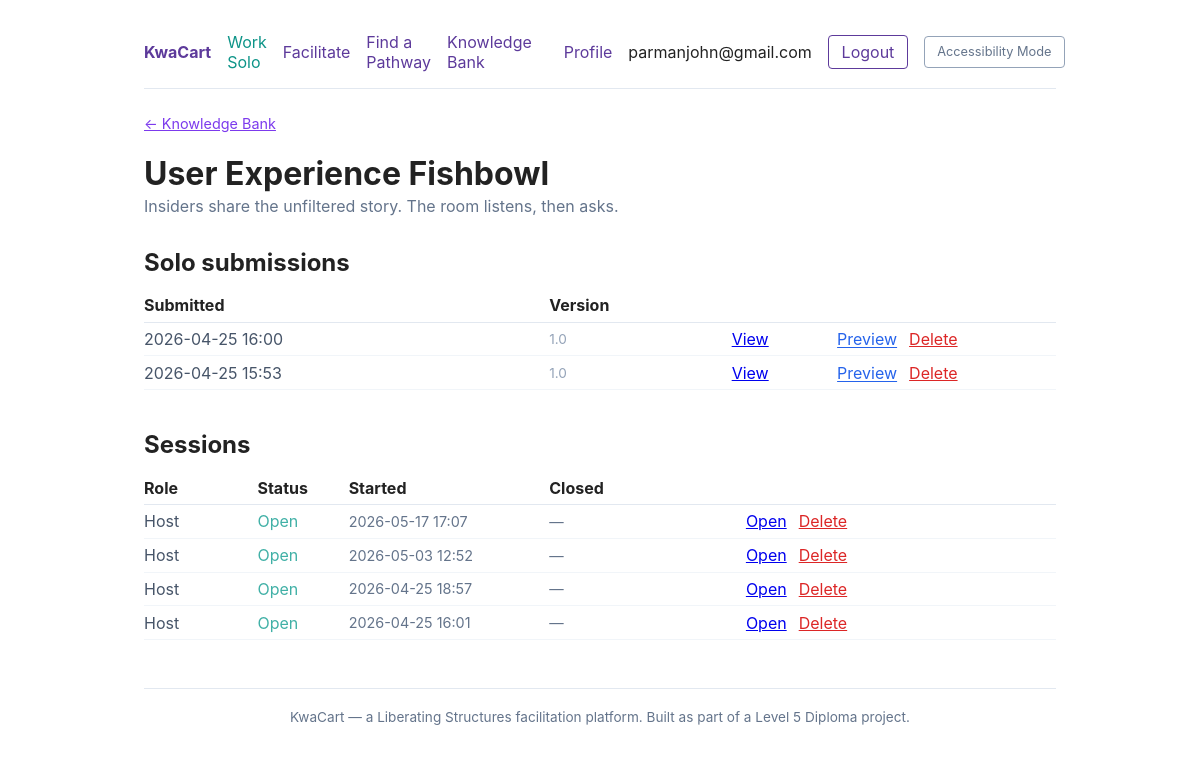
The page /archive/knowledge-bank/user-experience-fishbowl/ (signed in) on the database its author committed.
### accounts/models.py (models this page shows, shortened)
class User(AbstractUser):
    email = models.EmailField(unique=True)
    username = models.CharField(max_length=150, unique=False, blank=True, null=True)
    USERNAME_FIELD = 'email'
    REQUIRED_FIELDS = []
    objects = UserManager()

### archive/models.py (models this page shows, shortened)
class ToolInstance(models.Model):
    user = models.ForeignKey(
        settings.AUTH_USER_MODEL,
        on_delete=models.CASCADE,
        related_name='tool_instances',
        null=True,
        blank=True,
        help_text='Null for unauthenticated guest participants.',
    )
    guest_name = models.CharField(
        max_length=100,
        blank=True,
        help_text='Display name entered by a guest participant (user is null).',
    )
    session = models.ForeignKey(
        ToolSession,
        on_delete=models.CASCADE,
        related_name='instances',
        null=True,
        blank=True,
        help_text='Set when this instance is part of a collaborative session.',
    )
    tool_slug = models.CharField(max_length=100)
    tool_version = models.CharField(max_length=20)
    STATUS_CHOICES = [
        ('draft', 'Draft'),
        ('archived', 'Archived'),
    ]
    status = models.CharField(max_length=10, choices=STATUS_CHOICES, default='draft')
    payload_input = models.JSONField(default=dict, help_text='The raw user inputs.')
    payload_output = models.JSONField(
        default=dict, null=True, blank=True, help_text="The tool's result."
    )
    html_file = models.FileField(upload_to='archives/html/', null=True, blank=True, max_length=500)
    md_file = models.FileField(upload_to='archives/md/', null=True, blank=True, max_length=500)
    rtf_file = models.FileField(upload_to='archives/rtf/', null=True, blank=True, max_length=500)
    attachments = models.JSONField(
        default=list,
        blank=True,
        help_text=(
            'Multimedia attachments added by this participant (audio clips, '
            'symbol-board images, etc.). Each entry is a dict with keys: '
            'type ("audio" | "image"), url (Cloudinary secure_url), '
            'public_id, name.'
        ),
    )
    composing_heartbeat_at = models.DateTimeField(
        null=True, blank=True,
        help_text=(
            'Set by session_mark_composing when an AAC user signals they are '
            'composing in external software. Expires after 15 seconds of inactivity.'
        ),
    )
    created_at = models.DateTimeField(auto_now_add=True)
    updated_at = models.DateTimeField(auto_now=True)
    submitted_at = models.DateTimeField(null=True, blank=True)
    class Meta:
        ordering = ['-updated_at']
        constraints = [
            models.UniqueConstraint(
                fields=['session', 'user'],
                name='unique_session_user_instance',
                condition=models.Q(session__isnull=False),
            ),
        ]

class ToolSession(models.Model):
    STATUS_CHOICES = [
        ('open', 'Open'),
        ('closed', 'Closed'),
    ]
    id = models.UUIDField(primary_key=True, default=uuid.uuid4, editable=False)
    host = models.ForeignKey(
        settings.AUTH_USER_MODEL,
        on_delete=models.CASCADE,
        related_name='hosted_sessions',
    )
    tool_slug = models.CharField(max_length=100)
    tool_version = models.CharField(max_length=20)
    status = models.CharField(max_length=10, choices=STATUS_CHOICES, default='open')
    created_at = models.DateTimeField(auto_now_add=True)
    closed_at = models.DateTimeField(null=True, blank=True)
    timer_started_at = models.DateTimeField(
        null=True, blank=True,
        help_text='Set when the host starts the phase timer so all clients stay in sync.',
    )
    timer_paused_at = models.DateTimeField(
        null=True, blank=True,
        help_text='Set when the host pauses the timer; cleared on resume or reset.',
    )
    timer_elapsed_before_pause = models.FloatField(
        default=0,
        help_text='Cumulative elapsed seconds before the current (or last) pause.',
    )
    pause_reminder_threshold_sec = models.IntegerField(
        default=300,
        null=True,
        blank=True,
        help_text=(
            'How many seconds of pause before a long-pause reminder appears. '
            'Null disables the reminder entirely. Default is 300 (5 minutes).'
        ),
    )
    inclusive_pacing = models.BooleanField(
        default=False,
        help_text=(
            'When true, participants see an option to activate a personal '
            'extended countdown at inclusive_pacing_multiplier × the group time.'
        ),
    )
    inclusive_pacing_multiplier = models.IntegerField(
        default=3,
        choices=[(3, '3×'), (5, '5×')],
        help_text='Time multiplier offered to participants when inclusive pacing is active.',
    )
    verbal_breakout_active = models.BooleanField(
        default=False,
        help_text=(
            'When true, the host has signalled the room to start a verbal '
            'breakout. Non-composing participants are prompted to join the '
            'discussion; AAC-composing participants are reassured their '
            'digital submission window remains open.'
        ),
    )
    guest_token = models.UUIDField(
        default=uuid.uuid4,
        help_text=(
            'Token embedded in the guest QR code URL. '
            'Anyone with this token can join as an unauthenticated guest.'
        ),
    )
    pairing_code = models.CharField(
        max_length=3,
        blank=True,
        db_index=True,
        help_text=(
            'Three-digit companion-pairing code displayed alongside the QR code. '
            'Valid while the session is open; cleared on close.'
        ),
    )
    md_file = models.FileField(upload_to='archives/md/', null=True, blank=True, max_length=500)
    rtf_file = models.FileField(upload_to='archives/rtf/', null=True, blank=True, max_length=500)
    class Meta:
        ordering = ['-created_at']

### archive/views.py (the view)
# urls.py: path('knowledge-bank/<slug:tool_slug>/', KnowledgeBankToolView.as_view(), name='knowledge_bank_tool'),
class KnowledgeBankToolView(LoginRequiredMixin, TemplateView):
    template_name = 'archive/knowledge_bank_tool.html'
    def get_context_data(self, **kwargs):
        ctx = super().get_context_data(**kwargs)
        user = self.request.user
        tool_slug = self.kwargs['tool_slug']
        meta = get_tool_metadata(tool_slug) or {}
        ctx['tool_slug'] = tool_slug
        ctx['tool_title'] = meta.get('title') or tool_slug.replace('-', ' ').title()
        ctx['tool_tagline'] = meta.get('tagline', '')
        ctx['records'] = ToolInstance.objects.filter(
            user=user,
            status='archived',
            session__isnull=True,
            tool_slug=tool_slug,
        ).order_by('-submitted_at')
        ctx['sessions'] = (
            ToolSession.objects
            .filter(Q(host=user) | Q(instances__user=user), tool_slug=tool_slug)
            .distinct()
            .order_by('-created_at')
        )
        ctx['user'] = user
        return ctx

### tools/utils.py (called while the page is built)
def _normalize_meta(slug, meta):
    if meta is None:
        return None
    m = dict(meta)
    m['slug'] = slug
    m.setdefault('how', m.get('how_to', ''))
    m.setdefault('how_to', m.get('how', ''))
    m.setdefault('what', '')
    m.setdefault('why', '')
    m.setdefault('tagline', '')
    m.setdefault('show_canvas', False)
    m.setdefault('phases', None)
    return m

def get_tool_metadata(slug):
    return _normalize_meta(slug, TOOL_CATALOG.get(slug))

### templates/archive/knowledge_bank_tool.html (shortened to what this page needs)
{% extends "base.html" %}
{% load static %}
{% block extra_css %}
<link rel="stylesheet" href="{% static 'css/archive_md_preview.css' %}">
{% endblock %}
{% block content %}
<p style="margin-bottom:0.5rem;">
    <a href="{% url 'archive:knowledge_bank' %}" style="color:#7c3aed; font-size:0.9rem;">
        &larr; Knowledge Bank
    </a>
</p>
<h1 style="margin-bottom:0.15rem;">{{ tool_title }}</h1>
{% if tool_tagline %}
<p style="color:#64748b; margin-top:0; margin-bottom:2rem;">{{ tool_tagline }}</p>
{% endif %}
<h2 style="margin-top:1.5rem; margin-bottom:0.75rem;">Solo submissions</h2>
{% if records %}
<table style="width:100%; border-collapse:collapse; table-layout:fixed;">
    <colgroup>
        <col style="width:44%"><col style="width:20%"><col style="width:12%"><col style="width:24%">
    </colgroup>
    <thead>
        <tr style="text-align:left; border-bottom:1px solid #e2e8f0;">
            <th style="padding:0.4rem 0.25rem 0.4rem 0;">Submitted</th>
            <th style="padding:0.4rem 0.25rem;">Version</th>
            <th></th>
            <th></th>
        </tr>
    </thead>
    <tbody>
        {% for r in records %}
        <tr style="border-bottom:1px solid #f1f5f9;">
            <td style="padding:0.4rem 0.25rem 0.4rem 0; color:#475569;">
                {{ r.submitted_at|date:"Y-m-d H:i" }}
            </td>
            <td style="padding:0.4rem 0.25rem; color:#94a3b8; font-size:0.85rem;">
                {{ r.tool_version }}
            </td>
            <td style="padding:0.4rem 0.25rem;">
                <a href="{% url 'archive:detail' r.id %}">View</a>
            </td>
            <td style="padding:0.4rem 0; display:flex; gap:0.75rem; align-items:center; flex-wrap:wrap;">
                {% if r.md_file %}
                <button type="button" class="mdv-preview-btn"
                        data-preview-url="{% url 'archive:md_preview' r.id %}"
                        data-download-url="{% url 'archive:download' r.id 'md' %}"
                        data-title="{{ tool_title }} &mdash; {{ r.submitted_at|date:'Y-m-d' }}">
                    Preview
                </button>
                {% endif %}
                <form method="post" action="{% url 'archive:delete' r.id %}"
                      onsubmit="return confirm('Permanently delete this record?')">
                    <button type="submit"
                            style="background:none; border:none; padding:0; cursor:pointer;
                                   color:#dc2626; font-size:inherit; font-family:inherit;
                                   text-decoration:underline;">
                        Delete
                    </button>
                </form>
            </td>
        </tr>
        {% endfor %}
    </tbody>
</table>
{% else %}
<p style="color:#94a3b8;">No solo submissions for this tool yet.</p>
{% endif %}
<h2 style="margin-top:2.5rem; margin-bottom:0.75rem;">Sessions</h2>
{% if sessions %}
<table style="width:100%; border-collapse:collapse; table-layout:fixed;">
    <colgroup>
        <col style="width:12%"><col style="width:10%">
        <col style="width:22%"><col style="width:22%"><col style="width:34%">
    </colgroup>
    <thead>
        <tr style="text-align:left; border-bottom:1px solid #e2e8f0;">
            <th style="padding:0.4rem 0.25rem 0.4rem 0;">Role</th>
            <th style="padding:0.4rem 0.25rem;">Status</th>
            <th style="padding:0.4rem 0.25rem;">Started</th>
            <th style="padding:0.4rem 0.25rem;">Closed</th>
            <th style="padding:0.4rem 0;"></th>
        </tr>
    </thead>
    <tbody>
        {% for s in sessions %}
        <tr style="border-bottom:1px solid #f1f5f9;">
            <td style="padding:0.4rem 0.25rem 0.4rem 0; color:#475569;">
                {% if s.host_id == user.id %}Host{% else %}Participant{% endif %}
            </td>
            <td style="padding:0.4rem 0.25rem;">
                {% if s.status == 'open' %}
                    <span style="color:#40B0A6;">Open</span>
                {% else %}
                    <span style="color:#94a3b8;">Closed</span>
                {% endif %}
            </td>
            <td style="padding:0.4rem 0.25rem; color:#64748b; font-size:0.9rem;">
                {{ s.created_at|date:"Y-m-d H:i" }}
            </td>
            <td style="padding:0.4rem 0.25rem; color:#64748b; font-size:0.9rem;">
                {% if s.closed_at %}{{ s.closed_at|date:"Y-m-d H:i" }}{% else %}—{% endif %}
            </td>
            <td style="padding:0.4rem 0; display:flex; gap:0.75rem; align-items:center; flex-wrap:wrap;">
                <a href="{% url 'tools:session_detail' s.id %}">Open</a>
                {% if s.host_id == user.id %}
                <form method="post"
                      action="{% url 'tools:session_delete' s.id %}"
                      onsubmit="return confirm('Permanently delete this session and all its data?')">
                    <button type="submit"
                            style="background:none; border:none; padding:0; cursor:pointer;
                                   color:#dc2626; font-size:inherit; font-family:inherit;
                                   text-decoration:underline;">
                        Delete
                    </button>
                </form>
                {% endif %}
            </td>
        </tr>
        {% endfor %}
    </tbody>
</table>
{% else %}
<p style="color:#94a3b8;">No sessions for this tool yet.</p>
{% endif %}
{% endblock %}

### templates/base.html (shortened to what this page needs)
{% load static %}
<!DOCTYPE html>
<html lang="en">
<head>
    <link rel="stylesheet" href="{% static 'css/base.css' %}">
    <link rel="stylesheet" href="{% static 'css/accessibility_theme.css' %}">
    {% block extra_css %}{% endblock %}
</head>
<body>
    <nav>
        <a href="{% url 'home' %}"><strong>KwaCart</strong></a>
        {% if request.user.is_authenticated %}
            <a href="{% url 'tools:catalog' %}?mode=solo"
               style="color:#0d9488;"
               title="Use tools at your own pace">Work Solo</a>
            <a href="{% url 'tools:catalog' %}?mode=live"
               title="Start a live session with your team">Facilitate</a>
            <a href="{% url 'tools:pathway_finder' %}">Find a Pathway</a>
            <a href="{% url 'archive:knowledge_bank' %}">Knowledge Bank</a>
            <a href="{% url 'accounts:profile' %}" title="View and update your profile">Profile</a>
            <span>{{ request.user.email }}</span>
            <form method="post" action="{% url 'accounts:logout' %}" style="display:inline">
                <button type="submit" class="btn">Logout</button>
            </form>
        {% else %}
            <a href="{% url 'about' %}">About</a>
            <a href="{% url 'accessibility' %}">Accessibility</a>
            <span class="spacer"></span>
            <a href="{% url 'accounts:login' %}">Login</a>
            <a href="{% url 'accounts:signup' %}">Sign up</a>
        {% endif %}
        <button type="button"
                id="a11y-theme-toggle"
                class="a11y-toggle-btn"
                aria-pressed="false"
                title="Toggle zero-animation, large-target, high-contrast mode">
        </button>
    </nav>
    <main id="main-content" tabindex="-1">
        {% block content %}{% endblock %}
    </main>
    <footer class="page-footer">
        KwaCart &mdash; a Liberating Structures facilitation platform.
        Built as part of a Level&nbsp;5 Diploma project.
    </footer>
</body>
</html>

### static/css/base.css (style rules this page uses)
*, *::before, *::after { box-sizing: border-box; }
body { font-family: -apple-system, BlinkMacSystemFont, "Segoe UI", sans-serif; max-width: 960px; margin: 2rem auto; padding: 0 1.5rem; color: #222; }
nav { display: flex; gap: 1rem; align-items: center; padding-bottom: 1rem; border-bottom: 1px solid #e2e8f0; margin-bottom: 1.5rem; }
nav a { color: #5D3A9B; text-decoration: none; }
.btn { display: inline-block; padding: 0.4rem 0.8rem; border-radius: 4px; border: 1px solid #5D3A9B; color: #5D3A9B; text-decoration: none; background: #fff; cursor: pointer; font-family: inherit; font-size: 1rem; }
.page-footer { margin-top: 3rem; padding: 1.25rem 0; border-top: 1px solid #e2e8f0; text-align: center; color: #64748b; font-size: 0.85rem; }

### static/css/accessibility_theme.css (style rules this page uses)
.a11y-toggle-btn { padding: 0.35rem 0.75rem; background: transparent; border: 1px solid #94a3b8; border-radius: 4px; font-size: 0.8rem; color: #64748b; cursor: pointer; font-family: inherit; white-space: nowrap; line-height: 1.4; }

### static/css/archive_md_preview.css (style rules this page uses)
.mdv-preview-btn { font-size: inherit; font-family: inherit; background: none; border: none; padding: 0; cursor: pointer; color: #2563eb; text-decoration: underline; text-underline-offset: 2px; }

### rows shown on the page
User: user.email "parmanjohn@gmail.com"
ToolInstance: submitted_at "2026-04-25 16:00", tool_version "1.0"
ToolInstance: submitted_at "2026-04-25 15:53", tool_version "1.0"
ToolSession: shows "Host", status "Open", created_at "2026-05-17 17:07", shows "Delete"
ToolSession: shows "Host", status "Open", created_at "2026-05-03 12:52", shows "Delete"
ToolSession: shows "Host", status "Open", created_at "2026-04-25 18:57", shows "Delete"
ToolSession: shows "Host", status "Open", created_at "2026-04-25 16:01", shows "Delete"

### other values the page prints
{{ tool_title }} "User Experience Fishbowl"
{{ tool_tagline }} "Insiders share the unfiltered story. The room listens, then asks."
